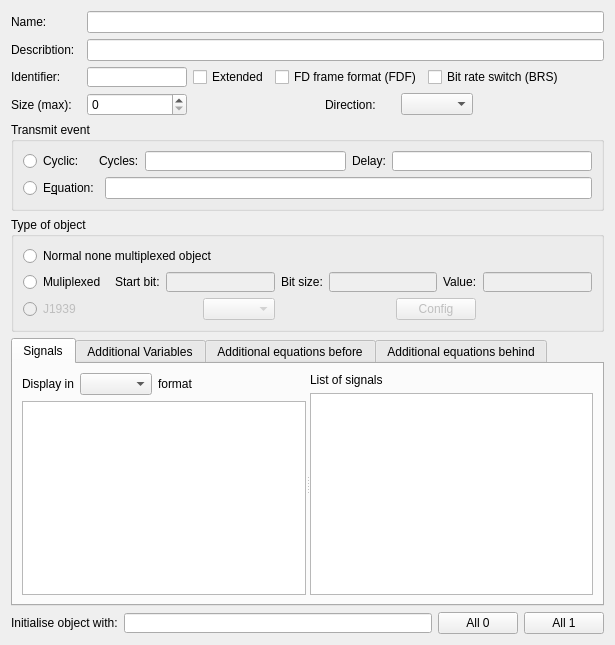
      <widget class="QWidget" name="ObjectTab">
       <attribute name="title">
        <string>Objects</string>
       </attribute>
       <layout class="QVBoxLayout" name="verticalLayout_9">
        <item>
         <layout class="QHBoxLayout" name="horizontalLayout_12">
          <item>
           <widget class="QLabel" name="label_7">
            <property name="minimumSize">
             <size>
              <width>70</width>
              <height>0</height>
             </size>
            </property>
            <property name="text">
             <string>Name:</string>
            </property>
           </widget>
          </item>
          <item>
           <widget class="QLineEdit" name="ObjectNameLineEdit"/>
          </item>
         </layout>
        </item>
        <item>
         <layout class="QHBoxLayout" name="horizontalLayout_13">
          <item>
           <widget class="QLabel" name="label_8">
            <property name="minimumSize">
             <size>
              <width>70</width>
              <height>0</height>
             </size>
            </property>
            <property name="text">
             <string>Describtion:</string>
            </property>
           </widget>
          </item>
          <item>
           <widget class="QLineEdit" name="ObjectDescriptionLineEdit"/>
          </item>
         </layout>
        </item>
        <item>
         <layout class="QHBoxLayout" name="horizontalLayout_14">
          <item>
           <widget class="QLabel" name="label_9">
            <property name="minimumSize">
             <size>
              <width>70</width>
              <height>0</height>
             </size>
            </property>
            <property name="text">
             <string>Identifier:</string>
            </property>
           </widget>
          </item>
          <item>
           <widget class="TextValueInput" name="ObjectIdentifierLineEdit">
            <property name="maximumSize">
             <size>
              <width>100</width>
              <height>20</height>
             </size>
            </property>
           </widget>
          </item>
          <item>
           <widget class="QCheckBox" name="ObjectExtendedIdCheckBox">
            <property name="text">
             <string>Extended</string>
            </property>
           </widget>
          </item>
          <item>
           <widget class="QCheckBox" name="ObjectFDFrameFromatCheckBox">
            <property name="text">
             <string>FD frame format (FDF)</string>
            </property>
           </widget>
          </item>
          <item>
           <widget class="QCheckBox" name="ObjectBitRateSwitchCheckBox">
            <property name="text">
             <string>Bit rate switch (BRS)</string>
            </property>
           </widget>
          </item>
          <item>
           <spacer name="horizontalSpacer_22">
            <property name="orientation">
             <enum>Qt::Horizontal</enum>
            </property>
            <property name="sizeHint" stdset="0">
             <size>
              <width>40</width>
              <height>20</height>
             </size>
            </property>
           </spacer>
          </item>
         </layout>
        </item>
        <item>
         <layout class="QHBoxLayout" name="horizontalLayout_15">
          <item>
           <widget class="QLabel" name="label_10">
            <property name="minimumSize">
             <size>
              <width>70</width>
              <height>0</height>
             </size>
            </property>
            <property name="text">
             <string>Size (max):</string>
            </property>
           </widget>
          </item>
          <item>
           <widget class="QSpinBox" name="ObjectSizeSpinBox">
            <property name="minimumSize">
             <size>
              <width>100</width>
              <height>0</height>
             </size>
            </property>
            <property name="maximumSize">
             <size>
              <width>100</width>
              <height>16777215</height>
             </size>
            </property>
           </widget>
          </item>
          <item>
           <spacer name="horizontalSpacer_23">
            <property name="orientation">
             <enum>Qt::Horizontal</enum>
            </property>
            <property name="sizeHint" stdset="0">
             <size>
              <width>40</width>
              <height>20</height>
             </size>
            </property>
           </spacer>
          </item>
          <item>
           <widget class="QLabel" name="label_11">
            <property name="minimumSize">
             <size>
              <width>70</width>
              <height>0</height>
             </size>
            </property>
            <property name="text">
             <string>Direction:</string>
            </property>
           </widget>
          </item>
          <item>
           <widget class="QComboBox" name="ObjectDirectionComboBox"/>
          </item>
          <item>
           <spacer name="horizontalSpacer_24">
            <property name="orientation">
             <enum>Qt::Horizontal</enum>
            </property>
            <property name="sizeHint" stdset="0">
             <size>
              <width>40</width>
              <height>20</height>
             </size>
            </property>
           </spacer>
          </item>
         </layout>
        </item>
        <item>
         <widget class="QGroupBox" name="groupBox_5">
          <property name="title">
           <string>Transmit event</string>
          </property>
          <layout class="QVBoxLayout" name="verticalLayout_8">
           <item>
            <layout class="QHBoxLayout" name="horizontalLayout_16">
             <item>
              <widget class="QRadioButton" name="ObjectTransmitEventCyclicRadioButton">
               <property name="minimumSize">
                <size>
                 <width>70</width>
                 <height>0</height>
                </size>
               </property>
               <property name="text">
                <string>Cyclic:</string>
               </property>
              </widget>
             </item>
             <item>
              <widget class="QLabel" name="label_12">
               <property name="text">
                <string>Cycles:</string>
               </property>
              </widget>
             </item>
             <item>
              <widget class="QLineEdit" name="ObjectTransmitEventCyclesLineEdit">
               <property name="maximumSize">
                <size>
                 <width>16777215</width>
                 <height>20</height>
                </size>
               </property>
              </widget>
             </item>
             <item>
              <widget class="QLabel" name="label_13">
               <property name="text">
                <string>Delay:</string>
               </property>
              </widget>
             </item>
             <item>
              <widget class="QLineEdit" name="ObjectTransmitEventDelayLineEdit">
               <property name="maximumSize">
                <size>
                 <width>16777215</width>
                 <height>20</height>
                </size>
               </property>
              </widget>
             </item>
            </layout>
           </item>
           <item>
            <layout class="QHBoxLayout" name="horizontalLayout_17">
             <item>
              <widget class="QRadioButton" name="ObjectTransmitEventEquationRadioButton">
               <property name="minimumSize">
                <size>
                 <width>70</width>
                 <height>0</height>
                </size>
               </property>
               <property name="text">
                <string>E&amp;quation:</string>
               </property>
              </widget>
             </item>
             <item>
              <widget class="QLineEdit" name="ObjectTransmitEventEquationLineEdit"/>
             </item>
            </layout>
           </item>
          </layout>
         </widget>
        </item>
        <item>
         <widget class="QGroupBox" name="groupBox_6">
          <property name="title">
           <string>Type of object</string>
          </property>
          <layout class="QVBoxLayout" name="verticalLayout_7">
           <item>
            <widget class="QRadioButton" name="ObjectTypeNormalRadioButton">
             <property name="text">
              <string>Normal none multiplexed object</string>
             </property>
            </widget>
           </item>
           <item>
            <layout class="QHBoxLayout" name="horizontalLayout_10">
             <item>
              <widget class="QRadioButton" name="ObjectTypeMultiplexedRadioButton">
               <property name="text">
                <string>Muliplexed </string>
               </property>
              </widget>
             </item>
             <item>
              <widget class="QLabel" name="label_14">
               <property name="text">
                <string>Start bit:</string>
               </property>
              </widget>
             </item>
             <item>
              <widget class="TextValueInput" name="ObjectTypeMultiplexedStartBitLineEdit">
               <property name="enabled">
                <bool>false</bool>
               </property>
               <property name="maximumSize">
                <size>
                 <width>16777215</width>
                 <height>20</height>
                </size>
               </property>
              </widget>
             </item>
             <item>
              <widget class="QLabel" name="label_15">
               <property name="text">
                <string>Bit size:</string>
               </property>
              </widget>
             </item>
             <item>
              <widget class="TextValueInput" name="ObjectTypeMultiplexedBitSizeLineEdit">
               <property name="enabled">
                <bool>false</bool>
               </property>
               <property name="maximumSize">
                <size>
                 <width>16777215</width>
                 <height>20</height>
                </size>
               </property>
              </widget>
             </item>
             <item>
              <widget class="QLabel" name="label_16">
               <property name="text">
                <string>Value:</string>
               </property>
              </widget>
             </item>
             <item>
              <widget class="TextValueInput" name="ObjectTypeMultiplexedValueLineEdit">
               <property name="enabled">
                <bool>false</bool>
               </property>
               <property name="maximumSize">
                <size>
                 <width>16777215</width>
                 <height>20</height>
                </size>
               </property>
              </widget>
             </item>
            </layout>
           </item>
           <item>
            <layout class="QHBoxLayout" name="horizontalLayout_11">
             <item>
              <widget class="QRadioButton" name="ObjectTypeJ1939RadioButton">
               <property name="enabled">
                <bool>false</bool>
               </property>
               <property name="text">
                <string>J1939</string>
               </property>
              </widget>
             </item>
             <item>
              <spacer name="horizontalSpacer_33">
               <property name="orientation">
                <enum>Qt::Horizontal</enum>
               </property>
               <property name="sizeHint" stdset="0">
                <size>
                 <width>40</width>
                 <height>20</height>
                </size>
               </property>
              </spacer>
             </item>
             <item>
              <widget class="QComboBox" name="ObjectTypeJ1939ComboBox">
               <property name="enabled">
                <bool>false</bool>
               </property>
              </widget>
             </item>
             <item>
              <spacer name="horizontalSpacer">
               <property name="orientation">
                <enum>Qt::Horizontal</enum>
               </property>
               <property name="sizeHint" stdset="0">
                <size>
                 <width>40</width>
                 <height>20</height>
                </size>
               </property>
              </spacer>
             </item>
             <item>
              <widget class="QPushButton" name="ObjectTypeJ1939ConfigPushButton">
               <property name="enabled">
                <bool>false</bool>
               </property>
               <property name="text">
                <string>Config</string>
               </property>
              </widget>
             </item>
             <item>
              <spacer name="horizontalSpacer_2">
               <property name="orientation">
                <enum>Qt::Horizontal</enum>
               </property>
               <property name="sizeHint" stdset="0">
                <size>
                 <width>40</width>
                 <height>20</height>
                </size>
               </property>
              </spacer>
             </item>
            </layout>
           </item>
          </layout>
         </widget>
        </item>
        <item>
         <widget class="QTabWidget" name="ObjectTabWidget">
          <property name="toolTipDuration">
           <number>-6</number>
          </property>
          <property name="currentIndex">
           <number>0</number>
          </property>
          <widget class="QWidget" name="SignalsTab">
           <attribute name="title">
            <string>Signals</string>
           </attribute>
           <layout class="QVBoxLayout" name="verticalLayout_21">
            <item>
             <widget class="QSplitter" name="splitter_3">
              <property name="orientation">
               <enum>Qt::Horizontal</enum>
              </property>
              <widget class="QWidget" name="layoutWidget_2">
               <layout class="QVBoxLayout" name="verticalLayout_17">
                <item>
                 <layout class="QHBoxLayout" name="horizontalLayout_38">
                  <item>
                   <widget class="QLabel" name="label_24">
                    <property name="text">
                     <string>Display in</string>
                    </property>
                   </widget>
                  </item>
                  <item>
                   <widget class="QComboBox" name="ObjectByteOrderComboBox"/>
                  </item>
                  <item>
                   <widget class="QLabel" name="label_32">
                    <property name="text">
                     <string>format</string>
                    </property>
                   </widget>
                  </item>
                  <item>
                   <spacer name="horizontalSpacer_27">
                    <property name="orientation">
                     <enum>Qt::Horizontal</enum>
                    </property>
                    <property name="sizeHint" stdset="0">
                     <size>
                      <width>40</width>
                      <height>20</height>
                     </size>
                    </property>
                   </spacer>
                  </item>
                 </layout>
                </item>
                <item>
                 <widget class="QTableView" name="ObjectSignalBitPositionsTableView"/>
                </item>
               </layout>
              </widget>
              <widget class="QWidget" name="layoutWidget_3">
               <layout class="QVBoxLayout" name="verticalLayout_20">
                <item>
                 <widget class="QLabel" name="label_33">
                  <property name="text">
                   <string>List of signals</string>
                  </property>
                 </widget>
                </item>
                <item>
                 <widget class="QListView" name="ObjectAllSignalsListView"/>
                </item>
               </layout>
              </widget>
             </widget>
            </item>
           </layout>
          </widget>
          <widget class="QWidget" name="AdditionalVariablesTab">
           <attribute name="title">
            <string>Additional Variables</string>
           </attribute>
           <layout class="QHBoxLayout" name="horizontalLayout_35">
            <item>
             <widget class="QPlainTextEdit" name="AdditionalVariablesPlainTextEdit"/>
            </item>
           </layout>
          </widget>
          <widget class="QWidget" name="AdditionalEquationsBeforeTab">
           <attribute name="title">
            <string>Additional equations before</string>
           </attribute>
           <layout class="QHBoxLayout" name="horizontalLayout_36">
            <item>
             <widget class="QPlainTextEdit" name="AdditionalEquationsBeforePlainTextEdit"/>
            </item>
           </layout>
          </widget>
          <widget class="QWidget" name="AdditionalEquationsBehindTab">
           <attribute name="title">
            <string>Additional equations behind</string>
           </attribute>
           <layout class="QHBoxLayout" name="horizontalLayout_37">
            <item>
             <widget class="QPlainTextEdit" name="AdditionalEquationsBehindPlainTextEdit"/>
            </item>
           </layout>
          </widget>
         </widget>
        </item>
        <item>
         <layout class="QHBoxLayout" name="horizontalLayout_33">
          <item>
           <widget class="QLabel" name="label_31">
            <property name="text">
             <string>Initialise object with:</string>
            </property>
           </widget>
          </item>
          <item>
           <widget class="TextValueInput" name="ObjectInitValueLineEdit">
            <property name="maximumSize">
             <size>
              <width>16777215</width>
              <height>20</height>
             </size>
            </property>
           </widget>
          </item>
          <item>
           <widget class="QPushButton" name="ObjectInitValueAll0PushButton">
            <property name="text">
             <string>All 0</string>
            </property>
           </widget>
          </item>
          <item>
           <widget class="QPushButton" name="ObjectInitValueAll1PushButton">
            <property name="text">
             <string>All 1</string>
            </property>
           </widget>
          </item>
         </layout>
        </item>
       </layout>
      </widget>
